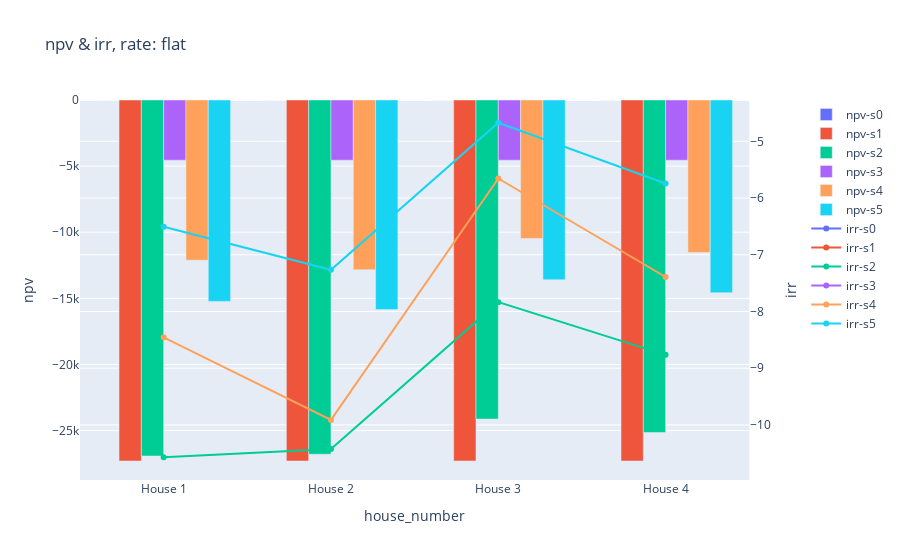
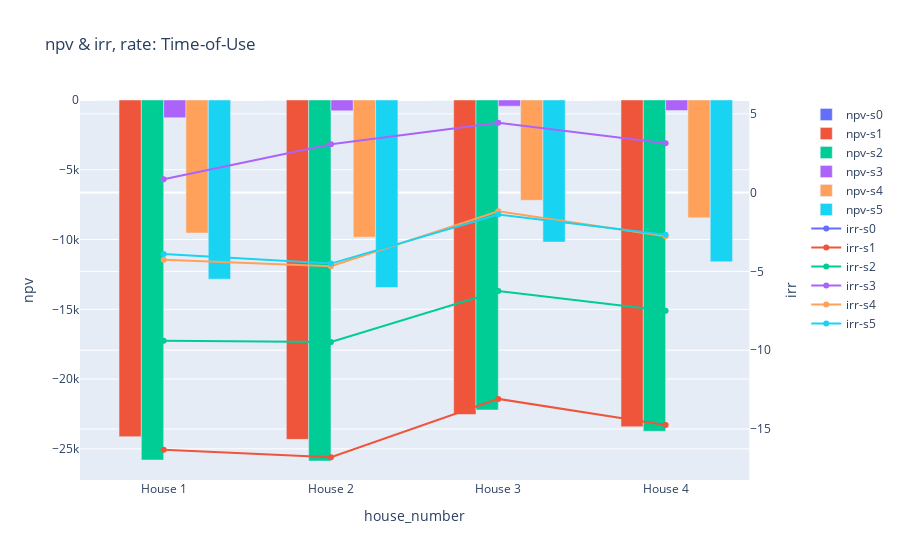

The notebook cell saved with these charts, in order:
### Markdown cell above
### NPV and IRR when selling back is not allowed

### Code cell
import plotly.graph_objects as go
from plotly.subplots import make_subplots

# Define color dictionary
color_dict = {
    "s0": "#636EFA",
    "s1": "#EF553B",
    "s2": "#00CC96",
    "s3": "#AB63FA",
    "s4": "#FFA15A",
    "s5": "#19D3F3"
}



for p in rates:
    df1 = df.query('selling_back == False and rate == @p')
    
    # Create figure with secondary y-axis
    fig = make_subplots(specs=[[{"secondary_y": True}]])
    
    # npv bar plot
    for scenario in df1['scenario'].unique():
        df2 = df1[df1['scenario'] == scenario]
        fig.add_trace(go.Bar(x=df2['house_number'], y=df2['npv'], name=f'npv-{scenario}', marker_color=color_dict[scenario]), secondary_y=False)

    # irr line plot
    for scenario in df1['scenario'].unique():
        df2 = df1[df1['scenario'] == scenario]
        fig.add_trace(go.Scatter(x=df2['house_number'], y=df2['irr'], mode='lines+markers', name=f'irr-{scenario}', line=dict(color=color_dict[scenario])), secondary_y=True)

    # Set titles and labels
    fig.update_layout(title_text=f"npv & irr, rate: {p}")
    fig.update_xaxes(title_text="house_number")
    fig.update_yaxes(title_text="npv", secondary_y=False)
    fig.update_yaxes(title_text="irr", secondary_y=True)
    
    # Show the figure
    fig.show()

### Figure 1 — Plotly figure (JSON) as saved in the notebook; plotly's stock layout.template omitted (floating-point values rounded to 4 significant figures)
{"data": [{"marker": {"color": "#636EFA"}, "name": "npv-s0", "type": "bar", "x": ["House 1", "House 2", "House 3", "House 4"], "xaxis": "x", "y": [0, 0, 0, 0], "yaxis": "y"}, {"marker": {"color": "#EF553B"}, "name": "npv-s1", "type": "bar", "x": ["House 1", "House 2", "House 3", "House 4"], "xaxis": "x", "y": [-27300, -27300, -27300, -27300], "yaxis": "y"}, {"marker": {"color": "#00CC96"}, "name": "npv-s2", "type": "bar", "x": ["House 1", "House 2", "House 3", "House 4"], "xaxis": "x", "y": [-26920.0, -26790.0, -24130.0, -25140.0], "yaxis": "y"}, {"marker": {"color": "#AB63FA"}, "name": "npv-s3", "type": "bar", "x": ["House 1", "House 2", "House 3", "House 4"], "xaxis": "x", "y": [-4552.0, -4552.0, -4552.0, -4552.0], "yaxis": "y"}, {"marker": {"color": "#FFA15A"}, "name": "npv-s4", "type": "bar", "x": ["House 1", "House 2", "House 3", "House 4"], "xaxis": "x", "y": [-12110.0, -12840.0, -10480.0, -11530.0], "yaxis": "y"}, {"marker": {"color": "#19D3F3"}, "name": "npv-s5", "type": "bar", "x": ["House 1", "House 2", "House 3", "House 4"], "xaxis": "x", "y": [-15230.0, -15850.0, -13600.0, -14570.0], "yaxis": "y"}, {"line": {"color": "#636EFA"}, "mode": "lines+markers", "name": "irr-s0", "type": "scatter", "x": ["House 1", "House 2", "House 3", "House 4"], "xaxis": "x", "y": [null, null, null, null], "yaxis": "y2"}, {"line": {"color": "#EF553B"}, "mode": "lines+markers", "name": "irr-s1", "type": "scatter", "x": ["House 1", "House 2", "House 3", "House 4"], "xaxis": "x", "y": [null, null, null, null], "yaxis": "y2"}, {"line": {"color": "#00CC96"}, "mode": "lines+markers", "name": "irr-s2", "type": "scatter", "x": ["House 1", "House 2", "House 3", "House 4"], "xaxis": "x", "y": [-10.57, -10.42, -7.835, -8.765], "yaxis": "y2"}, {"line": {"color": "#AB63FA"}, "mode": "lines+markers", "name": "irr-s3", "type": "scatter", "x": ["House 1", "House 2", "House 3", "House 4"], "xaxis": "x", "y": [null, null, null, null], "yaxis": "y2"}, {"line": {"color": "#FFA15A"}, "mode": "lines+markers", "name": "irr-s4", "type": "scatter", "x": ["House 1", "House 2", "House 3", "House 4"], "xaxis": "x", "y": [-8.456, -9.912, -5.656, -7.393], "yaxis": "y2"}, {"line": {"color": "#19D3F3"}, "mode": "lines+markers", "name": "irr-s5", "type": "scatter", "x": ["House 1", "House 2", "House 3", "House 4"], "xaxis": "x", "y": [-6.505, -7.265, -4.673, -5.743], "yaxis": "y2"}], "layout": {"title": {"text": "npv & irr, rate: flat"}, "xaxis": {"anchor": "y", "domain": [0, 0.94], "title": {"text": "house_number"}}, "yaxis": {"anchor": "x", "domain": [0, 1], "title": {"text": "npv"}}, "yaxis2": {"anchor": "x", "overlaying": "y", "side": "right", "title": {"text": "irr"}}}}

### Figure 2 — Plotly figure (JSON) as saved in the notebook; plotly's stock layout.template omitted (floating-point values rounded to 4 significant figures)
{"data": [{"marker": {"color": "#636EFA"}, "name": "npv-s0", "type": "bar", "x": ["House 1", "House 2", "House 3", "House 4"], "xaxis": "x", "y": [0, 0, 0, 0], "yaxis": "y"}, {"marker": {"color": "#EF553B"}, "name": "npv-s1", "type": "bar", "x": ["House 1", "House 2", "House 3", "House 4"], "xaxis": "x", "y": [-24130.0, -24320.0, -22540.0, -23420.0], "yaxis": "y"}, {"marker": {"color": "#00CC96"}, "name": "npv-s2", "type": "bar", "x": ["House 1", "House 2", "House 3", "House 4"], "xaxis": "x", "y": [-25800.0, -25870.0, -22220.0, -23740.0], "yaxis": "y"}, {"marker": {"color": "#AB63FA"}, "name": "npv-s3", "type": "bar", "x": ["House 1", "House 2", "House 3", "House 4"], "xaxis": "x", "y": [-1264.0, -771.0, -443.2, -754.4], "yaxis": "y"}, {"marker": {"color": "#FFA15A"}, "name": "npv-s4", "type": "bar", "x": ["House 1", "House 2", "House 3", "House 4"], "xaxis": "x", "y": [-9535.0, -9828.0, -7187.0, -8445.0], "yaxis": "y"}, {"marker": {"color": "#19D3F3"}, "name": "npv-s5", "type": "bar", "x": ["House 1", "House 2", "House 3", "House 4"], "xaxis": "x", "y": [-12840.0, -13440.0, -10180.0, -11590.0], "yaxis": "y"}, {"line": {"color": "#636EFA"}, "mode": "lines+markers", "name": "irr-s0", "type": "scatter", "x": ["House 1", "House 2", "House 3", "House 4"], "xaxis": "x", "y": [null, null, null, null], "yaxis": "y2"}, {"line": {"color": "#EF553B"}, "mode": "lines+markers", "name": "irr-s1", "type": "scatter", "x": ["House 1", "House 2", "House 3", "House 4"], "xaxis": "x", "y": [-16.31, -16.79, -13.09, -14.75], "yaxis": "y2"}, {"line": {"color": "#00CC96"}, "mode": "lines+markers", "name": "irr-s2", "type": "scatter", "x": ["House 1", "House 2", "House 3", "House 4"], "xaxis": "x", "y": [-9.406, -9.473, -6.241, -7.5], "yaxis": "y2"}, {"line": {"color": "#AB63FA"}, "mode": "lines+markers", "name": "irr-s3", "type": "scatter", "x": ["House 1", "House 2", "House 3", "House 4"], "xaxis": "x", "y": [0.8535, 3.064, 4.435, 3.135], "yaxis": "y2"}, {"line": {"color": "#FFA15A"}, "mode": "lines+markers", "name": "irr-s4", "type": "scatter", "x": ["House 1", "House 2", "House 3", "House 4"], "xaxis": "x", "y": [-4.253, -4.677, -1.18, -2.762], "yaxis": "y2"}, {"line": {"color": "#19D3F3"}, "mode": "lines+markers", "name": "irr-s5", "type": "scatter", "x": ["House 1", "House 2", "House 3", "House 4"], "xaxis": "x", "y": [-3.891, -4.505, -1.388, -2.675], "yaxis": "y2"}], "layout": {"title": {"text": "npv & irr, rate: Time-of-Use"}, "xaxis": {"anchor": "y", "domain": [0, 0.94], "title": {"text": "house_number"}}, "yaxis": {"anchor": "x", "domain": [0, 1], "title": {"text": "npv"}}, "yaxis2": {"anchor": "x", "overlaying": "y", "side": "right", "title": {"text": "irr"}}}}
